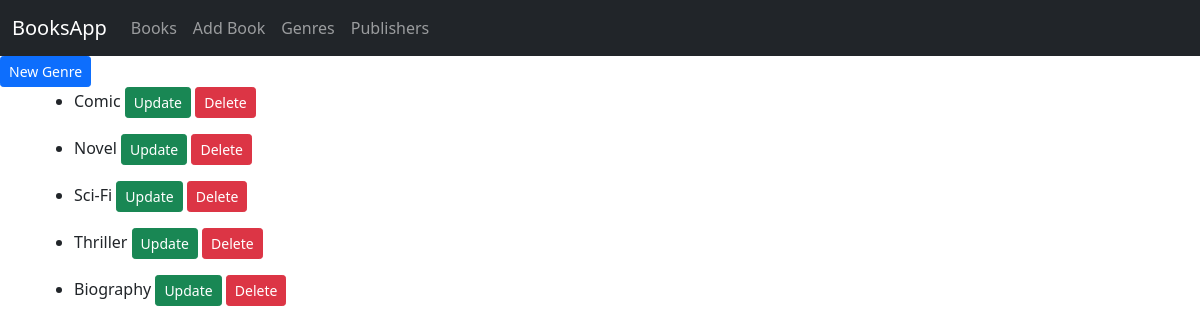
/booksapp/genre/, run on an earlier commit of the app's database.
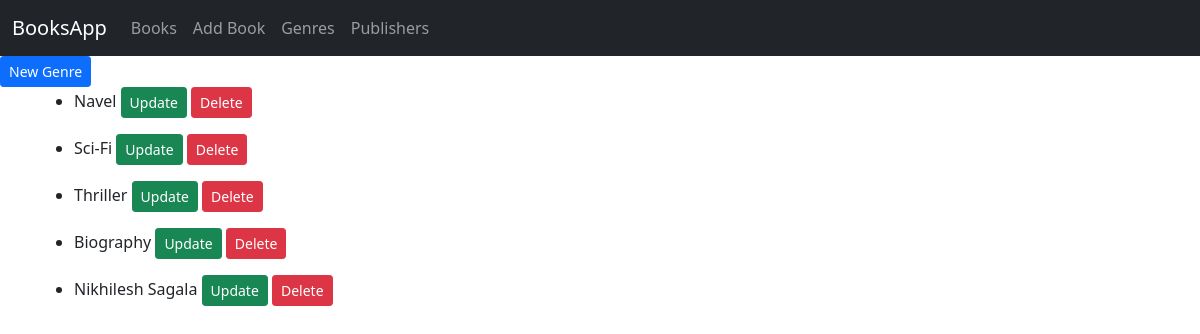
And on a later commit of the database.
### booksapp/models.py (models this page shows, shortened)
class Genre(models.Model):
    name = models.CharField(max_length=200)

### booksapp/views.py (the view)
# urls.py: path('genre/',views.GenreListView.as_view(),name="list-of-genres"),
class GenreListView(generic.ListView):
    model = Genre

### booksapp/templates/booksapp/genre_list.html
{% extends "base_generic.html" %}
{% block content %}
  <a href="{% url 'new_genre' %}" class="btn btn-primary btn-sm">New Genre</a>
<div class="container">
    <ul>
        {% for genre in genre_list %}
        <li>
            <p>{{ genre.name }}</a>
              <a href="{% url 'update_genre' genre.pk %}" class="btn btn-success btn-sm">Update</a>
              <a href="{% url 'delete_genre' genre.pk %}" class="btn btn-danger btn-sm">Delete</a>
            </li>
        {% endfor %}
    </ul>
</div>
{% endblock %}

What changed in the data, as far as the page shows it:
removed Genre: name "Comic"
changed Genre: name "Novel" → "Navel"
added Genre: name "Nikhilesh Sagala"
